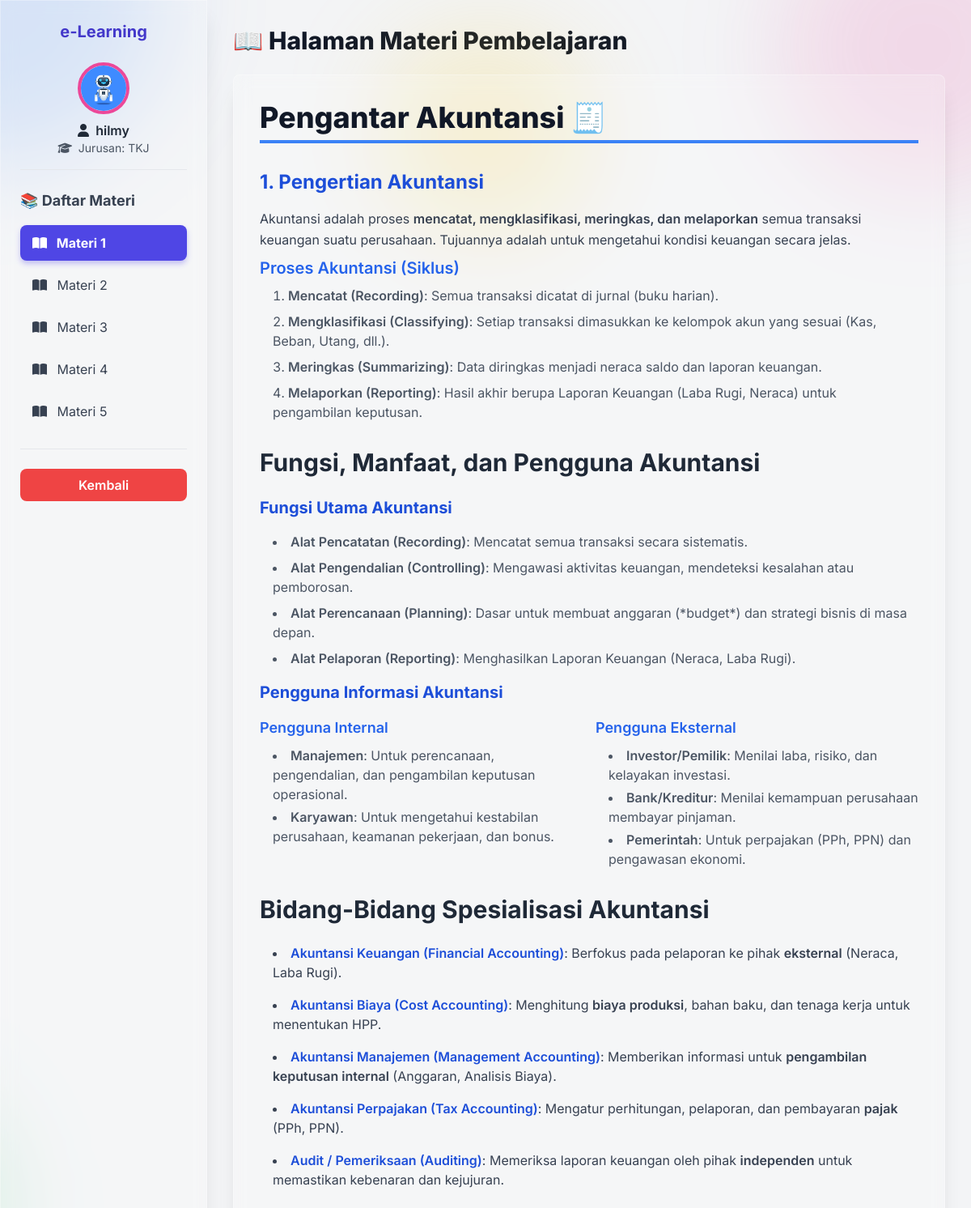
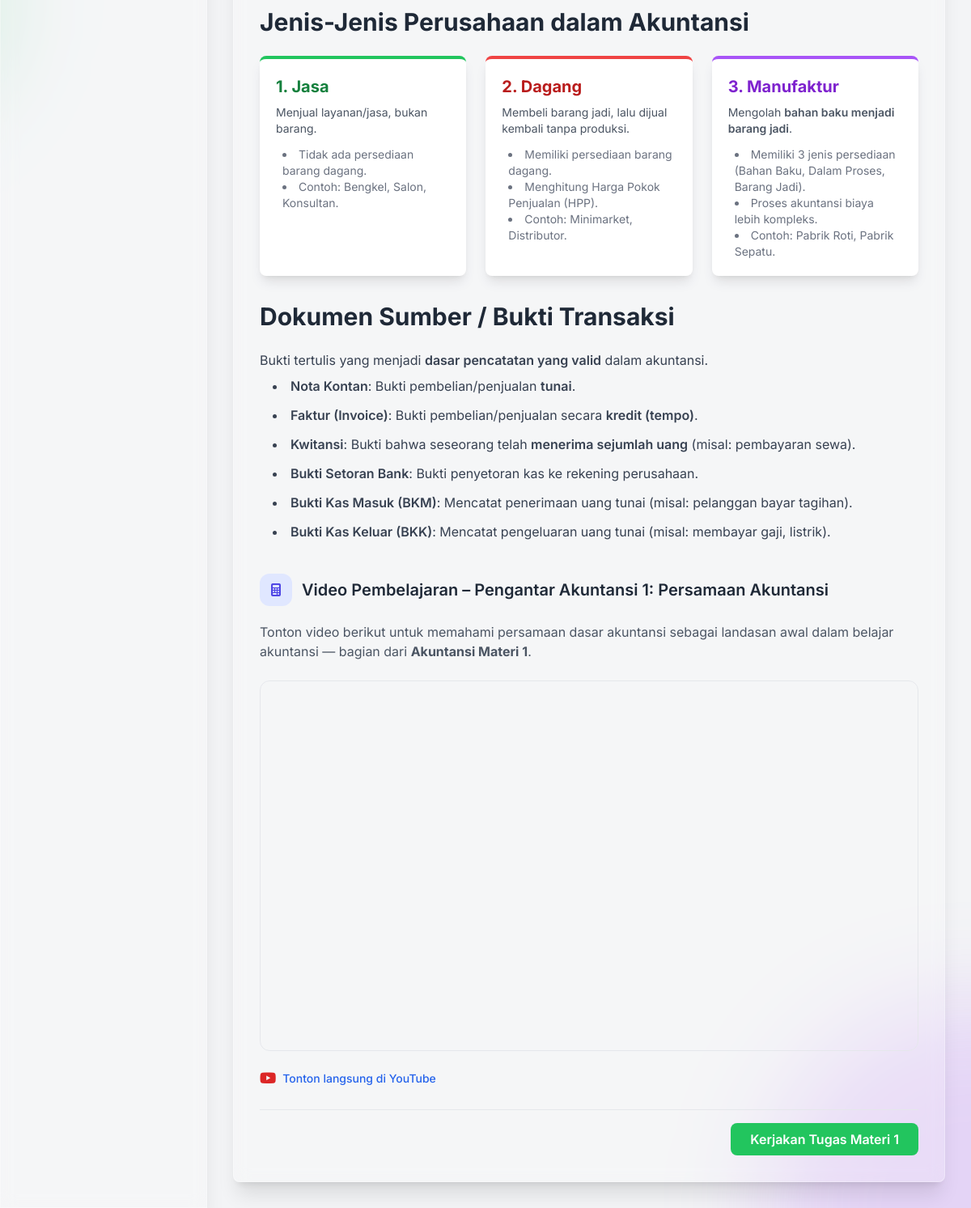
Screenshot of /elearning/public/materi/dasar/dasar_akuntansi.php (signed in) with the database file from the repository (2 pictures, top to bottom).
### tables this page shows
CREATE TABLE `users` (
  `id` int(11) NOT NULL,
  `nama` varchar(100) NOT NULL,
  `jurusan` enum('RPL','TKJ','Akuntansi','Multimedia','Pemasaran','N/A') NOT NULL,
  `email` varchar(100) NOT NULL,
  `password` varchar(255) NOT NULL,
  `role` enum('siswa','guru') NOT NULL,
  `foto_profil` varchar(255) DEFAULT NULL,
  `token` varchar(100) DEFAULT NULL,
  `is_verified` tinyint(1) DEFAULT 0,
  `created_at` timestamp NOT NULL DEFAULT current_timestamp(),
  `reset_token` varchar(255) DEFAULT NULL,
  `reset_expired` datetime DEFAULT NULL
);

### elearning/public/materi/dasar/dasar_akuntansi.php (the view, shortened to what the rows shown need)
<?php
include __DIR__ . '/../../../private/dasar_materi.php';
?>
<!DOCTYPE html>
<html lang="id">
<head>
    <script src="https://cdn.tailwindcss.com"></script>
    <link rel="stylesheet" href="https://cdnjs.cloudflare.com/ajax/libs/font-awesome/6.5.2/css/all.min.css" xintegrity="sha512-SnH5WK+bZxgPHs44uWIX+LLMDJzLcl98jS290e2D91X3wR50wU138Vz1N1K/2T0M7Cg+lqj2Q/9Zf+A5I9+Q==" />
    <link rel="stylesheet" href="../../../assets/css/materi_dasar.css">
</head>
<body class="bg-gray-100">
    <div class="flex flex-col md:flex-row h-screen">
       <aside id="sidebar" class="fixed inset-y-0 left-0 w-64 p-6 pb-24 md:pb-6 shadow-xl border-r z-50 ransform -translate-x-full md:translate-x-0 transition-transform duration-300
            md:static md:w-64 glass-effect overflow-y-auto">
            <h2 class="text-xl font-bold mb-6 text-indigo-700 text-center">e-Learning</h2>
            <div class="flex flex-col items-center mb-6 border-b pb-4">
                <?php if ($foto): ?>
                    <img src="<?= htmlspecialchars($foto, ENT_QUOTES, 'UTF-8') ?>"
                        alt="Foto Profil"
                        class="w-16 h-16 rounded-full object-cover border-4 <?= htmlspecialchars($border_random, ENT_QUOTES, 'UTF-8') ?>">
                <?php else: ?>
                    <div class="w-16 h-16 rounded-full flex items-center justify-center text-white text-2xl font-bold border-4 <?= htmlspecialchars($bg_random, ENT_QUOTES, 'UTF-8') ?> <?= htmlspecialchars($border_random, ENT_QUOTES, 'UTF-8') ?>">
                        <?= htmlspecialchars($initial, ENT_QUOTES, 'UTF-8') ?>
                    </div>
                <?php endif; ?>
                <p class="mt-2 text-md font-semibold text-gray-800 text-center">
                    <i class="fas fa-user mr-1"></i> <?= htmlspecialchars($nama, ENT_QUOTES, 'UTF-8') ?>
                </p>
                <p class="text-sm text-gray-600">
                    <i class="fas fa-graduation-cap mr-1"></i> Jurusan: <?= htmlspecialchars($jurusan, ENT_QUOTES, 'UTF-8') ?>
                </p>
            </div>
        </aside>
        <main class="flex-1 p-4 md:p-8 overflow-y-auto">
            <h1 class="text-3xl font-extrabold text-gray-900 mb-6 mt-4 md:mt-0">
                <?= $mode === 'materi' ? '📖 Halaman Materi Pembelajaran' : '📝 Halaman Tugas' ?>
            </h1>
            <div id="materi-area" class="min-h-[400px] <?= $mode === 'tugas' ? 'hidden' : '' ?>">
                <div id="materi-1" class="materi-content p-8 rounded-lg shadow-xl glass-effect <?= ((int)$materi_id_aktif === 1) ? '' : 'hidden' ?>">
                    <h2 class="text-3xl md:text-4xl font-extrabold text-gray-900 mb-8 border-b-4 border-blue-500 pb-2">
                        Pengantar Akuntansi 🧾
                    </h2>
                    <h2 class="text-2xl md:text-3xl font-bold text-gray-800 mb-6 mt-8">
                        Fungsi, Manfaat, dan Pengguna Akuntansi
                    </h2>
                    <h2 class="text-2xl md:text-3xl font-bold text-gray-800 mb-6 mt-8">
                        Bidang-Bidang Spesialisasi Akuntansi
                    </h2>
                    <h2 class="text-2xl md:text-3xl font-bold text-gray-800 mb-6 mt-8">
                        Jenis-Jenis Perusahaan dalam Akuntansi
                    </h2>
                    <h2 class="text-2xl md:text-3xl font-bold text-gray-800 mb-6 mt-8">
                        Dokumen Sumber / Bukti Transaksi
                    </h2>
                    <section class="mt-10">
                        <div class="flex items-center gap-3 mb-5">
                            <h2 class="text-lg md:text-xl font-semibold text-gray-800">
                                Video Pembelajaran – Pengantar Akuntansi 1: Persamaan Akuntansi
                            </h2>
                        </div>
                    </section>
                </div>
            </div>
        </main>
    </div>
</html>

### rows the page displays
users: foto_profil (picture), nama "hilmy", jurusan "TKJ"

### other values shown
$id "1"
$id "2"
$id "3"
$id "4"
$id "5"
